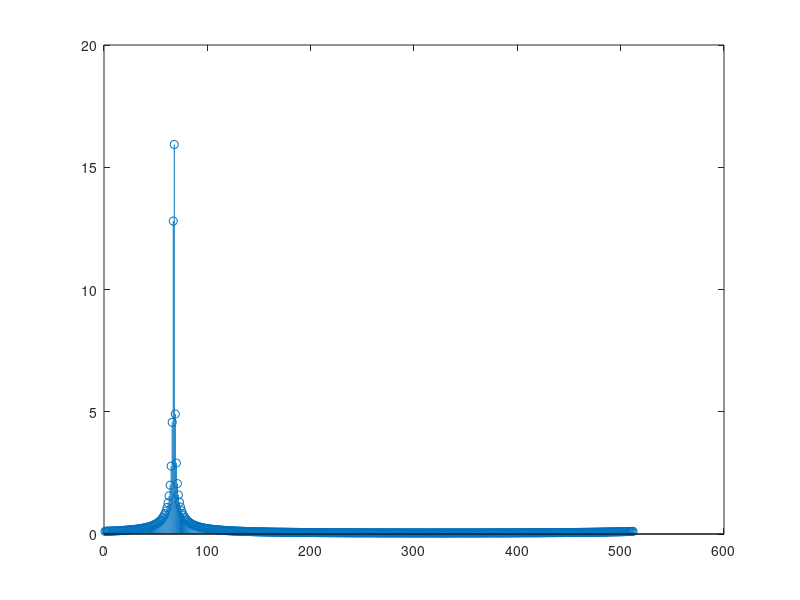

The MATLAB script that drew this image:
clear all;
clc;
M=512;
F=zeros(M,M);
for i=1:M
    for j=1:M
        F(i,j)=exp(-1i*(2*pi/M)*(i-1)*(j-1))/sqrt(M);
    end
end
a_the=zeros(M,1);
a_the1=zeros(M,1);
for i=1:M
	a_the(i)=exp(1i*pi*(i-1)*sin(0.263));
end
a_k=1;
h_k=zeros(M,1);
h_k=a_k*a_the;
h_k1=F*h_k;
X=1:M;
stem(X,abs(h_k1));
